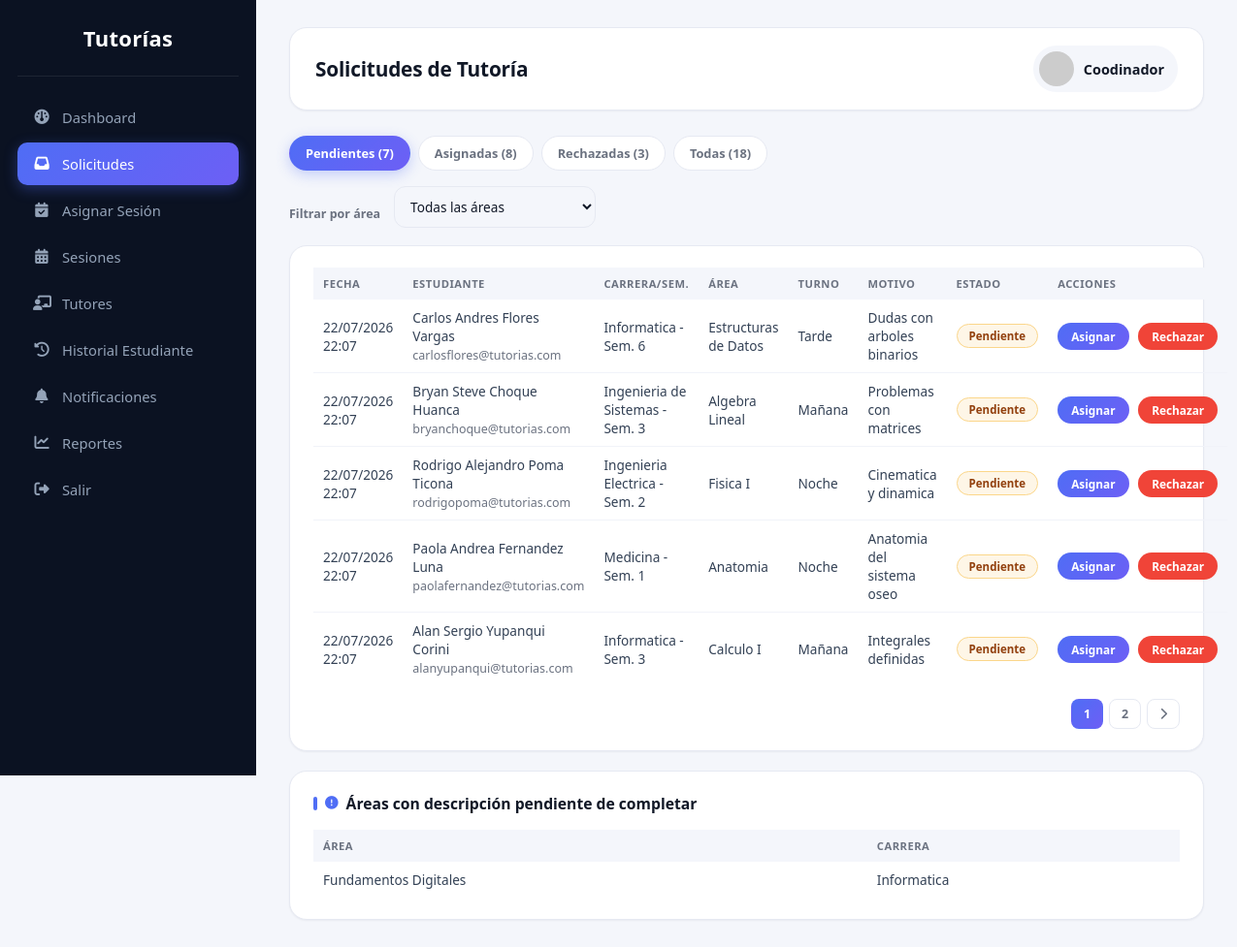
The app's page /coordinador/solicitudes.php (signed in) with its own data.
### tables this page shows
CREATE TABLE `solicitud_tutoria` (
  `id_solicitud` int(11) NOT NULL,
  `id_estudiante` int(11) NOT NULL,
  `id_area` int(11) NOT NULL,
  `turno` enum('mañana','tarde','noche') NOT NULL,
  `fecha_solicitud` datetime DEFAULT current_timestamp(),
  `motivo` varchar(255) DEFAULT NULL,
  `estado` enum('pendiente','asignada','rechazada') NOT NULL DEFAULT 'pendiente'
);

CREATE TABLE `usuario` (
  `id_usuario` int(11) NOT NULL,
  `nombre` varchar(80) NOT NULL,
  `apellido` varchar(80) NOT NULL,
  `ci` varchar(20) NOT NULL,
  `email` varchar(120) NOT NULL,
  `password` varchar(255) NOT NULL,
  `telefono` varchar(20) DEFAULT NULL,
  `fecha_registro` datetime DEFAULT current_timestamp(),
  `estado` enum('activo','inactivo') NOT NULL DEFAULT 'activo'
);

CREATE TABLE `carrera` (
  `id_carrera` int(11) NOT NULL,
  `nombre_carrera` varchar(120) NOT NULL,
  `facultad` varchar(120) DEFAULT NULL,
  `codigo_carrera` varchar(20) DEFAULT NULL
);

CREATE TABLE `estudiante` (
  `id_estudiante` int(11) NOT NULL,
  `registro_universitario` varchar(30) NOT NULL,
  `id_carrera` int(11) NOT NULL,
  `semestre` int(11) NOT NULL
);

CREATE TABLE `area_academica` (
  `id_area` int(11) NOT NULL,
  `nombre_area` varchar(120) NOT NULL,
  `descripcion` varchar(255) DEFAULT NULL,
  `id_carrera` int(11) NOT NULL
);

### coordinador/solicitudes.php (the view, shortened to what this page needs)
<?php
require_once '../config/conexion.php';
$filtro_estado = $_GET['estado'] ?? 'pendiente';
$filtro_area = $_GET['id_area'] ?? '';
$sql = "
SELECT sol.id_solicitud, sol.fecha_solicitud, sol.turno, sol.motivo, sol.estado,
    CONCAT(u.nombre,' ',u.apellido) AS estudiante, u.email AS email_estudiante,
    est.semestre, c.nombre_carrera,
    a.id_area, a.nombre_area
FROM solicitud_tutoria sol
JOIN estudiante est ON sol.id_estudiante = est.id_estudiante
JOIN usuario u ON est.id_estudiante = u.id_usuario
JOIN carrera c ON est.id_carrera = c.id_carrera
JOIN area_academica a ON sol.id_area = a.id_area
WHERE 1=1
";
$params = [];
if ($filtro_estado !== 'todas') {
    $sql .= " AND sol.estado = ? ";
    $params[] = $filtro_estado;
}
$sql .= " ORDER BY sol.fecha_solicitud DESC";
$stmt = $pdo->prepare($sql);
$stmt->execute($params);
$solicitudes = $stmt->fetchAll();
$conteos = $pdo->query("SELECT estado, COUNT(*) AS total FROM solicitud_tutoria GROUP BY estado")->fetchAll(PDO::FETCH_KEY_PAIR);
$c_pendiente = $conteos['pendiente'] ?? 0;
$c_asignada = $conteos['asignada'] ?? 0;
$c_rechazada = $conteos['rechazada'] ?? 0;
$c_todas = $c_pendiente + $c_asignada + $c_rechazada;
$areas_sin_descripcion = $pdo->query("
    SELECT a.nombre_area, c.nombre_carrera
    FROM area_academica a JOIN carrera c ON a.id_carrera = c.id_carrera
    WHERE a.descripcion IS NULL OR a.descripcion = ''
")->fetchAll();
$pag_sol = isset($_GET['pag_sol']) ? max(1, (int)$_GET['pag_sol']) : 1;
$por_pagina_sol = 5;
$total_sol_filtradas = count($solicitudes);
$total_paginas_sol = max(1, (int)ceil($total_sol_filtradas / $por_pagina_sol));
$offset_sol = ($pag_sol - 1) * $por_pagina_sol;
$solicitudes_paginadas = array_slice($solicitudes, $offset_sol, $por_pagina_sol);
$pag_desc = isset($_GET['pag_desc']) ? max(1, (int)$_GET['pag_desc']) : 1;
$por_pagina_desc = 5;
$offset_desc = ($pag_desc - 1) * $por_pagina_desc;
$areas_sin_descripcion_paginadas = array_slice($areas_sin_descripcion, $offset_desc, $por_pagina_desc);
function construir_url_pagina_solicitudes($pag_sol_val, $pag_desc_val, $filtro_estado, $filtro_area) {
    $params = [
        'estado' => $filtro_estado,
        'id_area' => $filtro_area,
        'pag_sol' => $pag_sol_val,
        'pag_desc' => $pag_desc_val,
    ];
    return '?' . http_build_query($params);
}
?>
<!DOCTYPE html>
<html lang="es">
<head>
<link rel="stylesheet"
href="https://cdnjs.cloudflare.com/ajax/libs/font-awesome/6.7.1/css/all.min.css">
<link rel="stylesheet" href="../assets/css/reportes.css">
<link rel="stylesheet" href="../assets/css/coordinador.css">
</head>
<body>
<div class="sidebar">
    <div class="logo">Tutorías</div>
    <a href="dashboard.php">
        <i class="fa-solid fa-gauge"></i><span>Dashboard</span>
    </a>
    <a href="solicitudes.php" class="active">
        <i class="fa-solid fa-inbox"></i><span>Solicitudes</span>
    </a>
    <a href="asignar_sesion.php">
        <i class="fa-solid fa-calendar-check"></i><span>Asignar Sesión</span>
    </a>
    <a href="sesiones.php">
        <i class="fa-solid fa-calendar-days"></i><span>Sesiones</span>
    </a>
    <a href="tutores.php">
        <i class="fa-solid fa-chalkboard-user"></i><span>Tutores</span>
    </a>
    <a href="historial_estudiante.php">
        <i class="fa-solid fa-clock-rotate-left"></i><span>Historial Estudiante</span>
    </a>
    <a href="notificaciones.php">
        <i class="fa-solid fa-bell"></i><span>Notificaciones</span>
    </a>
    <a href="reportes.php">
        <i class="fa-solid fa-chart-line"></i><span>Reportes</span>
    </a>
    <a href="../auth/logout.php">
        <i class="fa-solid fa-right-from-bracket"></i><span>Salir</span>
    </a>
</div>
<div class="main">
    <div class="topbar">
        <h2>Solicitudes de Tutoría</h2>
        <div class="user">
            <img src="https://ui-avatars.com/api/?name=<?= urlencode($_SESSION['nombre']) ?>&background=4f6df5&color=fff">
            <?= htmlspecialchars($_SESSION['nombre']) ?>
        </div>
    </div>
    <div class="tabs">
        <a href="?estado=pendiente" class="<?= $filtro_estado==='pendiente'?'activo':'' ?>">Pendientes (<?= $c_pendiente ?>)</a>
        <a href="?estado=asignada" class="<?= $filtro_estado==='asignada'?'activo':'' ?>">Asignadas (<?= $c_asignada ?>)</a>
        <a href="?estado=rechazada" class="<?= $filtro_estado==='rechazada'?'activo':'' ?>">Rechazadas (<?= $c_rechazada ?>)</a>
        <a href="?estado=todas" class="<?= $filtro_estado==='todas'?'activo':'' ?>">Todas (<?= $c_todas ?>)</a>
    </div>
    <form method="GET" class="filtros">
        <label>Filtrar por área</label>
        <select name="id_area" onchange="this.form.submit()">
            <option value="">Todas las áreas</option>
        </select>
    </form>
    <div class="bloque bloque-ancho">
        <?php if (count($solicitudes) === 0): ?>
            <p class="vacio"><i class="fa-solid fa-circle-info"></i> No hay solicitudes con este filtro.</p>
        <?php else: ?>
        <table>
            <thead>
                <tr>
                    <th>Fecha</th><th>Estudiante</th><th>Carrera/Sem.</th><th>Área</th><th>Turno</th><th>Motivo</th><th>Estado</th><th>Acciones</th>
                </tr>
            </thead>
            <tbody>
                <?php foreach ($solicitudes_paginadas as $s): ?>
                <tr>
                    <td><?= date('d/m/Y H:i', strtotime($s['fecha_solicitud'])) ?></td>
                    <td><?= htmlspecialchars($s['estudiante']) ?><br><small class="texto-muted"><?= htmlspecialchars($s['email_estudiante']) ?></small></td>
                    <td><?= htmlspecialchars($s['nombre_carrera']) ?> - Sem. <?= $s['semestre'] ?></td>
                    <td><?= htmlspecialchars($s['nombre_area']) ?></td>
                    <td><?= ucfirst($s['turno']) ?></td>
                    <td><?= htmlspecialchars($s['motivo']) ?></td>
                    <td><span class="badge-estado <?= $s['estado'] ?>"><?= ucfirst($s['estado']) ?></span></td>
                    <td class="acciones">
                        <?php if ($s['estado'] === 'pendiente'): ?>
                            <a class="btn-mini btn-asignar" href="asignar_sesion.php?id_solicitud=<?= $s['id_solicitud'] ?>">Asignar</a>
                            <a class="btn-mini btn-rechazar" href="solicitudes.php?rechazar=<?= $s['id_solicitud'] ?>&estado=<?= $filtro_estado ?>"
                               onclick="return confirm('¿Rechazar esta solicitud?');">Rechazar</a>
                        <?php else: ?>
                            <span class="texto-muted">—</span>
                        <?php endif; ?>
                    </td>
                </tr>
                <?php endforeach; ?>
            </tbody>
        </table>
        <?php if ($total_paginas_sol > 1): ?>
        <div class="paginacion">
            <?php for ($i = 1; $i <= $total_paginas_sol; $i++): ?>
                <?php if ($i === $pag_sol): ?>
                    <span class="pagina-actual"><?= $i ?></span>
                <?php else: ?>
                    <a href="<?= construir_url_pagina_solicitudes($i, $pag_desc, $filtro_estado, $filtro_area) ?>"><?= $i ?></a>
                <?php endif; ?>
            <?php endfor; ?>
            <?php if ($pag_sol < $total_paginas_sol): ?>
                <a href="<?= construir_url_pagina_solicitudes($pag_sol + 1, $pag_desc, $filtro_estado, $filtro_area) ?>"><i class="fa-solid fa-chevron-right"></i></a>
            <?php endif; ?>
        </div>
        <?php endif; ?>
        <?php endif; ?>
    </div>
    <div class="bloque bloque-ancho">
        <h3><i class="fa-solid fa-circle-exclamation"></i> Áreas con descripción pendiente de completar</h3>
        <?php if (count($areas_sin_descripcion) === 0): ?>
            <p class="vacio"><i class="fa-solid fa-circle-check"></i> Todas las áreas tienen descripción registrada.</p>
        <?php else: ?>
        <table>
            <thead><tr><th>Área</th><th>Carrera</th></tr></thead>
            <tbody>
                <?php foreach ($areas_sin_descripcion_paginadas as $a): ?>
                <tr>
                    <td><?= htmlspecialchars($a['nombre_area']) ?></td>
                    <td><?= htmlspecialchars($a['nombre_carrera']) ?></td>
                </tr>
                <?php endforeach; ?>
            </tbody>
        </table>
        <?php endif; ?>
    </div>
</div>
</body>
</html>

### assets/css/reportes.css (style rules this page uses)
:root { --bg:#f4f6fb; --surface:#ffffff; --border:#e6e9f2; --text:#111827; --muted:#6b7280; --sidebar:#0b1222; --sidebar-hover:#161f36; --accent:#4f6df5; --accent-soft:#eef1ff; --green:#12b76a; --green-soft:#e9fbf1; --red:#f04438; --red-soft:#fef1f0; --orange:#f79009; --orange-soft:#fef6e7; --radius-lg:18px; --radius-md:12px; --shadow-sm:0 1px 2px rgba(16,24,40,.05); --shadow-md:0 10px 24px rgba(16,24,40,.08); }
* { margin:0; padding:0; box-sizing:border-box; font-family:'Segoe UI',system-ui,-apple-system,sans-serif; }
body { background:var(--bg); display:flex; color:var(--text); -webkit-font-smoothing:antialiased; }
.sidebar { width:264px; background:var(--sidebar); min-height:100vh; position:fixed; left:0; top:0; padding:24px 18px; display:flex; flex-direction:column; }
.logo { color:#ffffff; font-size:22px; font-weight:700; text-align:center; letter-spacing:.3px; padding-bottom:24px; border-bottom:1px solid rgba(255,255,255,.08); margin-bottom:20px; }
.sidebar a { display:flex; align-items:center; gap:12px; color:#94a3b8; text-decoration:none; padding:12px 16px; border-radius:10px; margin-bottom:4px; transition:.18s ease; font-size:.92rem; font-weight:500; }
.sidebar a.active { background:linear-gradient(135deg,var(--accent),#6d5ff5); color:#ffffff; box-shadow:0 4px 14px rgba(79,109,245,.35); }
.sidebar i { width:18px; text-align:center; font-size:.95rem; }
.main { margin-left:264px; width:calc(100% - 264px); padding:28px 34px; max-width:1600px; }
.topbar { background:var(--surface); padding:18px 26px; border-radius:var(--radius-lg); border:1px solid var(--border); box-shadow:var(--shadow-sm); display:flex; justify-content:space-between; align-items:center; margin-bottom:26px; }
.topbar h2 { color:var(--text); font-size:1.3rem; font-weight:700; letter-spacing:-.2px; }
.user { display:flex; align-items:center; gap:10px; font-weight:600; color:var(--text); font-size:.9rem; background:var(--bg); padding:6px 14px 6px 6px; border-radius:999px; }
.user img { width:36px; height:36px; border-radius:50%; }
.bloque { background:var(--surface); border-radius:var(--radius-lg); border:1px solid var(--border); box-shadow:var(--shadow-sm); padding:22px 24px; transition:.2s ease; }
.bloque h3 { color:var(--text); font-size:.98rem; font-weight:700; margin-bottom:16px; display:flex; align-items:center; gap:8px; }
.bloque h3::before { content:""; width:4px; height:14px; background:var(--accent); border-radius:4px; flex-shrink:0; }
table { width:100%; border-collapse:collapse; }
thead { background:var(--bg); }
th { color:var(--muted); font-size:.7rem; text-transform:uppercase; letter-spacing:.5px; font-weight:700; padding:9px 10px; text-align:left; }
td { padding:9px 10px; font-size:.85rem; color:#334155; border-bottom:1px solid #f1f3f9; }
tbody tr { transition:.15s ease; }
tbody tr:last-child td { border-bottom:none; }

### coordinador/solicitudes.php (style rules this page uses)
.paginacion { display:flex; gap:6px; align-items:center; justify-content:flex-end; margin-top:14px; flex-wrap:wrap; }
.paginacion a, .paginacion span { padding:6px 12px; border-radius:8px; font-size:.78rem; font-weight:700; text-decoration:none; border:1px solid var(--border, #e6e9f2); color:var(--muted, #6b7280); }
.paginacion .pagina-actual { background:linear-gradient(135deg,var(--accent, #4f6df5),#6d5ff5); color:#fff; border-color:transparent; }

### records on screen
solicitud_tutoria: fecha_solicitud "22/07/2026 22:07", estudiante "Carlos Andres Flores Vargas", usuario.email "carlosflores@tutorias.com", carrera.nombre_carrera "Informatica", id_estudiante.semestre "6", id_area.nombre_area "Estructuras de Datos", turno "Tarde", motivo "Dudas con arboles binarios", estado "Pendiente"
solicitud_tutoria: fecha_solicitud "22/07/2026 22:07", estudiante "Bryan Steve Choque Huanca", usuario.email "bryanchoque@tutorias.com", carrera.nombre_carrera "Ingenieria de Sistemas", id_estudiante.semestre "3", id_area.nombre_area "Algebra Lineal", turno "Mañana", motivo "Problemas con matrices", estado "Pendiente"
solicitud_tutoria: fecha_solicitud "22/07/2026 22:07", estudiante "Rodrigo Alejandro Poma Ticona", usuario.email "rodrigopoma@tutorias.com", carrera.nombre_carrera "Ingenieria Electrica", id_estudiante.semestre "2", id_area.nombre_area "Fisica I", turno "Noche", motivo "Cinematica y dinamica", estado "Pendiente"
solicitud_tutoria: fecha_solicitud "22/07/2026 22:07", estudiante "Paola Andrea Fernandez Luna", usuario.email "paolafernandez@tutorias.com", carrera.nombre_carrera "Medicina", id_estudiante.semestre "1", id_area.nombre_area "Anatomia", turno "Noche", motivo "Anatomia del sistema oseo", estado "Pendiente"
solicitud_tutoria: fecha_solicitud "22/07/2026 22:07", estudiante "Alan Sergio Yupanqui Corini", usuario.email "alanyupanqui@tutorias.com", carrera.nombre_carrera "Informatica", id_estudiante.semestre "3", id_area.nombre_area "Calculo I", turno "Mañana", motivo "Integrales definidas", estado "Pendiente"
area_academica: nombre_area "Fundamentos Digitales", id_carrera.nombre_carrera "Informatica"

### other values on screen
$_SESSION['nombre'] "Coodinador"
$c_pendiente "7"
$c_asignada "8"
$c_rechazada "3"
$c_todas "18"
